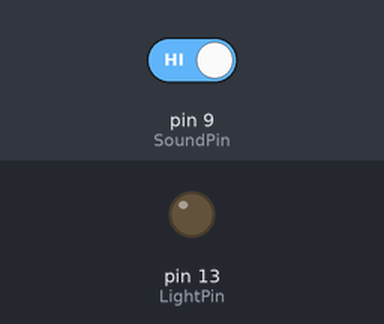
The sketch below on a simulated Arduino Uno, built with avr-gcc and run on an emulated ATmega328P. Shown: output pins drawn as LEDs (lit = HIGH). The test bench sets the inputs (shaded band); at power-on: pin 9 (SoundPin) HIGH.

Above: at 1.2 s.
1.3 s: pin 9 (SoundPin) driven LOW
At 2.5 s:
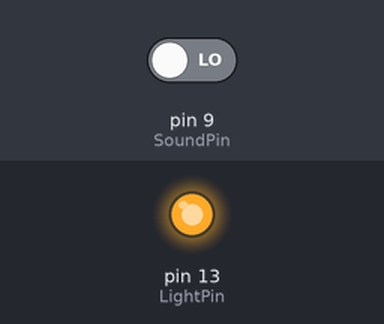
2.8 s: pin 9 (SoundPin) driven HIGH
At 3.7 s:
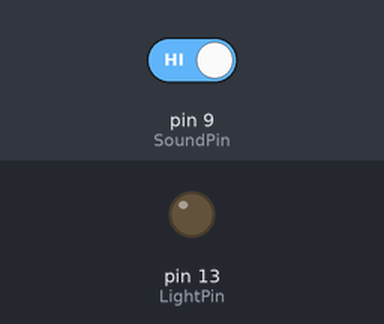
Timing chart, 0 to 5.8 s (numbered marks = the images above; inputs shaded):
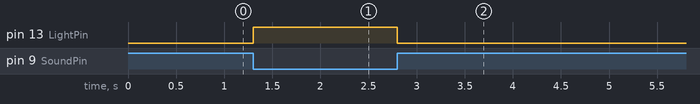

Measured:
- after the input at 1.3 s, pin 13 (LightPin): LOW → HIGH at once
- after the input at 2.8 s, pin 13 (LightPin): HIGH → LOW at once

The sketch:

SOUND_SENSOR.ino
```cpp
int LightPin=13;
int SoundPin=9;
void setup (){
  pinMode (LightPin ,OUTPUT);
  pinMode (SoundPin ,INPUT);
}
void loop (){
  int SoundStatus=digitalRead (SoundPin);
  if (SoundStatus==LOW){
   digitalWrite (LightPin, HIGH);
  }  else{
 digitalWrite (LightPin, LOW);
  }
}
```
